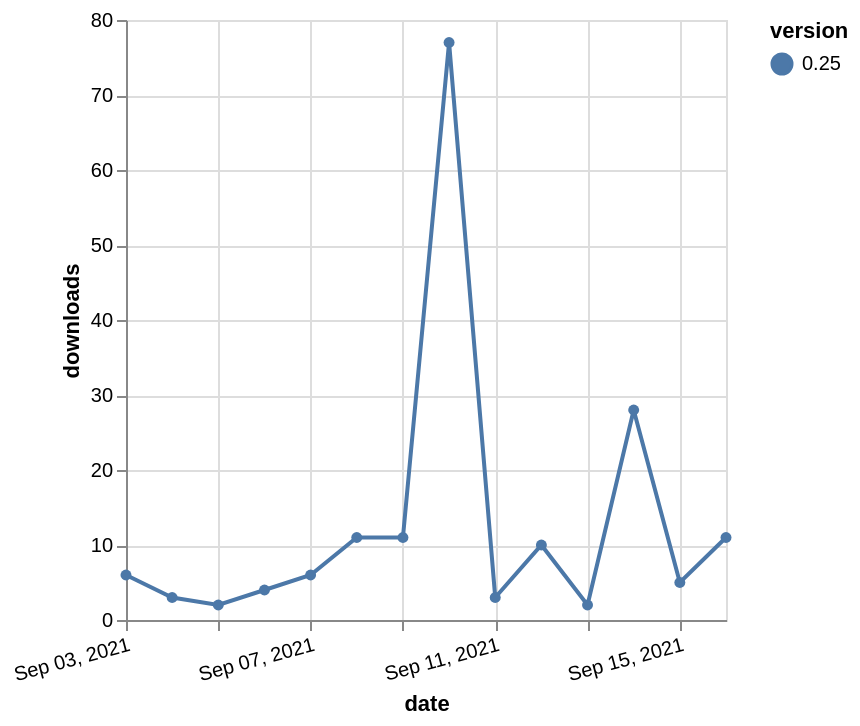

The Vega-Lite source for this figure:
### Vega-Lite specification from a JSON file in a GitHub repository (floating-point values rounded to 4 significant figures)
{"$schema": "https://vega.github.io/schema/vega-lite/v5.json", "description": "A simple bar chart with embedded data.", "data": {"values": [{"date": "2021-09-03", "total": 3915, "delta": 6, "version": "0.25"}, {"date": "2021-09-04", "total": 3918, "delta": 3, "version": "0.25"}, {"date": "2021-09-05", "total": 3920, "delta": 2, "version": "0.25"}, {"date": "2021-09-06", "total": 3924, "delta": 4, "version": "0.25"}, {"date": "2021-09-07", "total": 3930, "delta": 6, "version": "0.25"}, {"date": "2021-09-08", "total": 3941, "delta": 11, "version": "0.25"}, {"date": "2021-09-09", "total": 3952, "delta": 11, "version": "0.25"}, {"date": "2021-09-10", "total": 4029, "delta": 77, "version": "0.25"}, {"date": "2021-09-11", "total": 4032, "delta": 3, "version": "0.25"}, {"date": "2021-09-12", "total": 4042, "delta": 10, "version": "0.25"}, {"date": "2021-09-13", "total": 4044, "delta": 2, "version": "0.25"}, {"date": "2021-09-14", "total": 4072, "delta": 28, "version": "0.25"}, {"date": "2021-09-15", "total": 4077, "delta": 5, "version": "0.25"}, {"date": "2021-09-16", "total": 4088, "delta": 11, "version": "0.25"}]}, "width": "container", "mark": {"type": "line", "point": {"filled": true}}, "encoding": {"x": {"field": "date", "type": "temporal", "timeUnit": "yearmonthdate", "title": "date", "axis": {"labelAngle": -15}}, "y": {"field": "delta", "type": "quantitative", "title": "downloads"}, "color": {"field": "version", "type": "nominal"}, "tooltip": {"field": "delta"}}}
